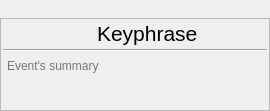
<?xml version="1.0" encoding="UTF-8"?>
<ui version="4.0">
 <class>CharacterBackstoryCard</class>
 <widget class="QWidget" name="CharacterBackstoryCard">
  <property name="geometry">
   <rect>
    <x>0</x>
    <y>0</y>
    <width>270</width>
    <height>111</height>
   </rect>
  </property>
  <property name="windowTitle">
   <string>Form</string>
  </property>
  <layout class="QVBoxLayout" name="verticalLayout_2">
   <property name="spacing">
    <number>0</number>
   </property>
   <property name="leftMargin">
    <number>0</number>
   </property>
   <property name="topMargin">
    <number>0</number>
   </property>
   <property name="rightMargin">
    <number>0</number>
   </property>
   <property name="bottomMargin">
    <number>0</number>
   </property>
   <item>
    <spacer name="horizontalSpacer_2">
     <property name="orientation">
      <enum>Qt::Horizontal</enum>
     </property>
     <property name="sizeHint" stdset="0">
      <size>
       <width>267</width>
       <height>18</height>
      </size>
     </property>
    </spacer>
   </item>
   <item>
    <widget class="QFrame" name="cardFrame">
     <property name="frameShape">
      <enum>QFrame::StyledPanel</enum>
     </property>
     <property name="frameShadow">
      <enum>QFrame::Raised</enum>
     </property>
     <layout class="QVBoxLayout" name="verticalLayout">
      <property name="spacing">
       <number>3</number>
      </property>
      <property name="leftMargin">
       <number>2</number>
      </property>
      <property name="topMargin">
       <number>2</number>
      </property>
      <property name="rightMargin">
       <number>2</number>
      </property>
      <property name="bottomMargin">
       <number>2</number>
      </property>
      <item>
       <layout class="QHBoxLayout" name="horizontalLayout">
        <item>
         <widget class="QLabel" name="lblAgeIcon">
          <property name="text">
           <string/>
          </property>
         </widget>
        </item>
        <item>
         <widget class="QLabel" name="lblAge">
          <property name="font">
           <font>
            <pointsize>15</pointsize>
           </font>
          </property>
          <property name="text">
           <string/>
          </property>
         </widget>
        </item>
        <item>
         <spacer name="horizontalSpacer">
          <property name="orientation">
           <enum>Qt::Horizontal</enum>
          </property>
          <property name="sizeType">
           <enum>QSizePolicy::Preferred</enum>
          </property>
          <property name="sizeHint" stdset="0">
           <size>
            <width>40</width>
            <height>20</height>
           </size>
          </property>
         </spacer>
        </item>
        <item>
         <widget class="QLabel" name="lblKeyphrase">
          <property name="font">
           <font>
            <pointsize>16</pointsize>
           </font>
          </property>
          <property name="text">
           <string>Keyphrase</string>
          </property>
         </widget>
        </item>
        <item>
         <widget class="QToolButton" name="btnEdit">
          <property name="cursor">
           <cursorShape>PointingHandCursor</cursorShape>
          </property>
          <property name="styleSheet">
           <string notr="true">border: 0px;</string>
          </property>
          <property name="text">
           <string/>
          </property>
         </widget>
        </item>
        <item>
         <widget class="LabelsWidget" name="wdgLabels" native="true">
          <property name="sizePolicy">
           <sizepolicy hsizetype="Preferred" vsizetype="Maximum">
            <horstretch>0</horstretch>
            <verstretch>0</verstretch>
           </sizepolicy>
          </property>
         </widget>
        </item>
        <item>
         <widget class="QToolButton" name="btnRemove">
          <property name="cursor">
           <cursorShape>PointingHandCursor</cursorShape>
          </property>
          <property name="styleSheet">
           <string notr="true">border: 0px;</string>
          </property>
          <property name="text">
           <string/>
          </property>
          <property name="iconSize">
           <size>
            <width>14</width>
            <height>14</height>
           </size>
          </property>
         </widget>
        </item>
       </layout>
      </item>
      <item>
       <widget class="Line" name="line">
        <property name="orientation">
         <enum>Qt::Horizontal</enum>
        </property>
       </widget>
      </item>
      <item>
       <widget class="AutoAdjustableTextEdit" name="textSummary">
        <property name="sizePolicy">
         <sizepolicy hsizetype="Expanding" vsizetype="Expanding">
          <horstretch>0</horstretch>
          <verstretch>0</verstretch>
         </sizepolicy>
        </property>
        <property name="minimumSize">
         <size>
          <width>0</width>
          <height>50</height>
         </size>
        </property>
        <property name="maximumSize">
         <size>
          <width>16777215</width>
          <height>80</height>
         </size>
        </property>
        <property name="styleSheet">
         <string notr="true">border: 0px solid grey;
background-color: rgba(0, 0, 0, 0);</string>
        </property>
        <property name="placeholderText">
         <string>Event's summary</string>
        </property>
       </widget>
      </item>
     </layout>
    </widget>
   </item>
  </layout>
 </widget>
 <customwidgets>
  <customwidget>
   <class>LabelsWidget</class>
   <extends>QWidget</extends>
   <header>src.main.python.plotlyst.view.widget.labels</header>
   <container>1</container>
  </customwidget>
  <customwidget>
   <class>AutoAdjustableTextEdit</class>
   <extends>QTextEdit</extends>
   <header>src.main.python.plotlyst.view.widget.input</header>
  </customwidget>
 </customwidgets>
 <resources/>
 <connections/>
</ui>
